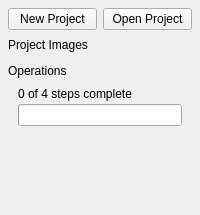
<?xml version="1.0" encoding="UTF-8"?>
<ui version="4.0">
 <class>Sidebar</class>
 <widget class="QWidget" name="Sidebar">
  <property name="geometry">
   <rect>
    <x>0</x>
    <y>0</y>
    <width>200</width>
    <height>215</height>
   </rect>
  </property>
  <property name="minimumSize">
   <size>
    <width>200</width>
    <height>0</height>
   </size>
  </property>
  <property name="maximumSize">
   <size>
    <width>200</width>
    <height>16777215</height>
   </size>
  </property>
  <layout class="QVBoxLayout" name="layout">
   <property name="spacing">
    <number>0</number>
   </property>
   <property name="leftMargin">
    <number>0</number>
   </property>
   <property name="topMargin">
    <number>0</number>
   </property>
   <property name="rightMargin">
    <number>0</number>
   </property>
   <property name="bottomMargin">
    <number>0</number>
   </property>
   <item>
    <widget class="QScrollArea" name="scroll">
     <property name="frameShape">
      <enum>QFrame::Shape::NoFrame</enum>
     </property>
     <property name="horizontalScrollBarPolicy">
      <enum>Qt::ScrollBarPolicy::ScrollBarAlwaysOff</enum>
     </property>
     <property name="widgetResizable">
      <bool>true</bool>
     </property>
     <widget class="QWidget" name="content">
      <property name="geometry">
       <rect>
        <x>0</x>
        <y>0</y>
        <width>213</width>
        <height>230</height>
       </rect>
      </property>
      <layout class="QVBoxLayout" name="contentLayout">
       <property name="spacing">
        <number>8</number>
       </property>
       <property name="leftMargin">
        <number>8</number>
       </property>
       <property name="topMargin">
        <number>8</number>
       </property>
       <property name="rightMargin">
        <number>8</number>
       </property>
       <property name="bottomMargin">
        <number>8</number>
       </property>
       <item>
        <layout class="QHBoxLayout" name="projectActions">
         <property name="spacing">
          <number>6</number>
         </property>
         <item>
          <widget class="QPushButton" name="newProject">
           <property name="cursor">
            <cursorShape>PointingHandCursor</cursorShape>
           </property>
           <property name="text">
            <string>New Project</string>
           </property>
          </widget>
         </item>
         <item>
          <widget class="QPushButton" name="openProject">
           <property name="cursor">
            <cursorShape>PointingHandCursor</cursorShape>
           </property>
           <property name="text">
            <string>Open Project</string>
           </property>
          </widget>
         </item>
        </layout>
       </item>
       <item>
        <widget class="QLabel" name="projectTitle">
         <property name="text">
          <string>Project Images</string>
         </property>
        </widget>
       </item>
       <item>
        <layout class="QVBoxLayout" name="inputLayout"/>
       </item>
       <item>
        <layout class="QVBoxLayout" name="outputLayout"/>
       </item>
       <item>
        <widget class="QWidget" name="operationsHeaderWidget" native="true">
         <layout class="QVBoxLayout" name="operationsHeaderLayout">
          <property name="spacing">
           <number>3</number>
          </property>
          <property name="leftMargin">
           <number>0</number>
          </property>
          <property name="topMargin">
           <number>4</number>
          </property>
          <property name="rightMargin">
           <number>0</number>
          </property>
          <property name="bottomMargin">
           <number>0</number>
          </property>
          <item>
           <widget class="QLabel" name="operationsTitle">
            <property name="text">
             <string>Operations</string>
            </property>
           </widget>
          </item>
          <item>
           <layout class="QVBoxLayout" name="verticalLayout">
            <property name="leftMargin">
             <number>10</number>
            </property>
            <property name="topMargin">
             <number>6</number>
            </property>
            <property name="rightMargin">
             <number>10</number>
            </property>
            <property name="bottomMargin">
             <number>6</number>
            </property>
            <item>
             <widget class="QLabel" name="operationsProgressLabel">
              <property name="text">
               <string>0 of 4 steps complete</string>
              </property>
             </widget>
            </item>
            <item>
             <widget class="QProgressBar" name="operationsProgress">
              <property name="maximum">
               <number>4</number>
              </property>
              <property name="value">
               <number>0</number>
              </property>
              <property name="textVisible">
               <bool>false</bool>
              </property>
             </widget>
            </item>
           </layout>
          </item>
         </layout>
        </widget>
       </item>
       <item>
        <layout class="QVBoxLayout" name="detectLayout"/>
       </item>
       <item>
        <layout class="QVBoxLayout" name="stackLayout"/>
       </item>
       <item>
        <layout class="QVBoxLayout" name="reviewLayout"/>
       </item>
       <item>
        <layout class="QVBoxLayout" name="fillLayout"/>
       </item>
       <item>
        <layout class="QVBoxLayout" name="toolsLayout"/>
       </item>
       <item>
        <spacer name="bottomSpace">
         <property name="orientation">
          <enum>Qt::Orientation::Vertical</enum>
         </property>
         <property name="sizeHint" stdset="0">
          <size>
           <width>0</width>
           <height>0</height>
          </size>
         </property>
        </spacer>
       </item>
      </layout>
     </widget>
    </widget>
   </item>
  </layout>
 </widget>
 <resources/>
 <connections/>
</ui>
